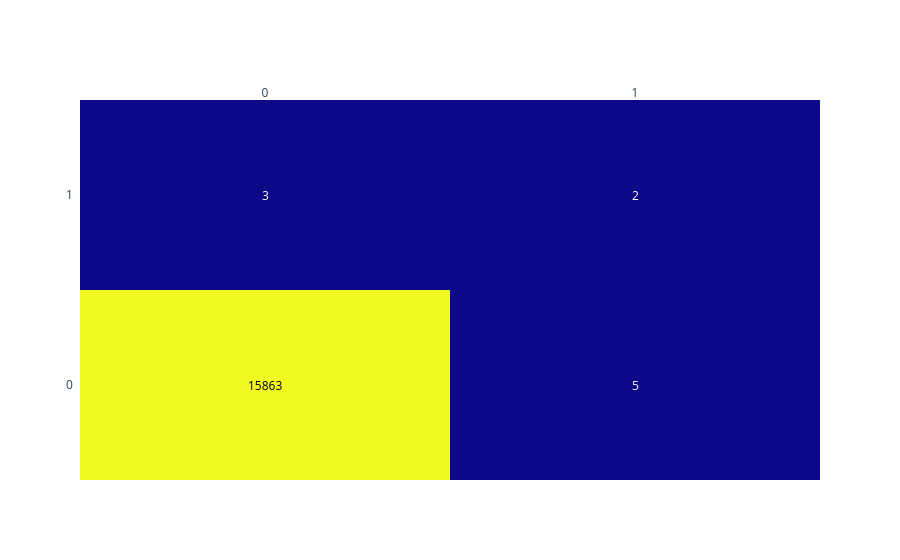

Here is the notebook cell this chart was saved with:
### Code cell
import plotly.figure_factory as ff
fig = ff.create_annotated_heatmap(confusion_matrix(y_test, prediction), x=['0','1'], y=['0','1'])
fig.show()

### Figure 1 — Plotly figure (JSON) as saved in the notebook; plotly's stock layout.template omitted (floating-point values rounded to 4 significant figures)
{"data": [{"colorscale": [[0, "#0d0887"], [0.1111, "#46039f"], [0.2222, "#7201a8"], [0.3333, "#9c179e"], [0.4444, "#bd3786"], [0.5556, "#d8576b"], [0.6667, "#ed7953"], [0.7778, "#fb9f3a"], [0.8889, "#fdca26"], [1, "#f0f921"]], "reversescale": false, "showscale": false, "type": "heatmap", "x": ["0", "1"], "y": ["0", "1"], "z": [[15863, 5], [3, 2]]}], "layout": {"annotations": [{"font": {"color": "#000000"}, "showarrow": false, "text": "15863", "x": "0", "xref": "x", "y": "0", "yref": "y"}, {"font": {"color": "#FFFFFF"}, "showarrow": false, "text": "5", "x": "1", "xref": "x", "y": "0", "yref": "y"}, {"font": {"color": "#FFFFFF"}, "showarrow": false, "text": "3", "x": "0", "xref": "x", "y": "1", "yref": "y"}, {"font": {"color": "#FFFFFF"}, "showarrow": false, "text": "2", "x": "1", "xref": "x", "y": "1", "yref": "y"}], "xaxis": {"dtick": 1, "gridcolor": "rgb(0, 0, 0)", "side": "top", "ticks": ""}, "yaxis": {"dtick": 1, "ticks": "", "ticksuffix": "  "}}}
